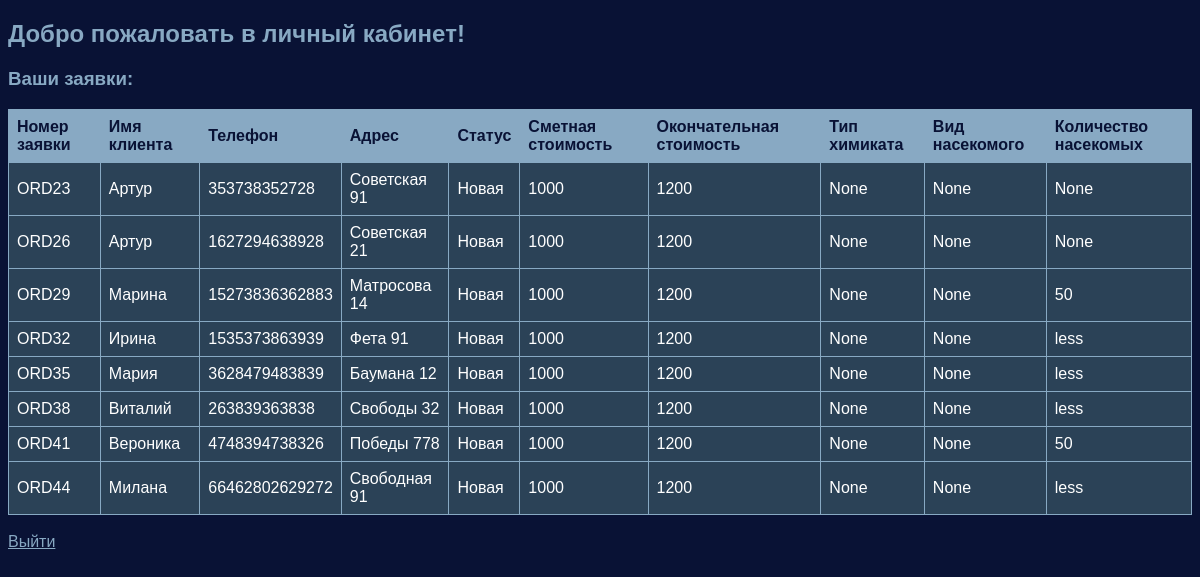
The app's page /disinsector/dashboard (signed in) with its own data.
### tables this page shows
CREATE TABLE orders (
            id INTEGER PRIMARY KEY AUTOINCREMENT,
            client_id INTEGER NOT NULL,  
            order_id TEXT NOT NULL,
            order_status TEXT DEFAULT 'Новая',
            order_date TEXT,
            estimated_price INTEGER,
            final_price INTEGER,
            poison_type TEXT,
            insect_type TEXT,
            insect_quantity TEXT,
            client_contact TEXT,
            client_address TEXT,
            client_property_type TEXT,
            client_area INTEGER, user_id INTEGER, disinsector_id INTEGER,
            FOREIGN KEY (client_id) REFERENCES users(id)  -- Внешний ключ
        );

CREATE TABLE users (
            id INTEGER PRIMARY KEY AUTOINCREMENT,
            name TEXT NOT NULL,
            object TEXT NOT NULL,
            insect_quantity TEXT NOT NULL,
            disinsect_experience TEXT NOT NULL,
            phone TEXT NOT NULL,
            address TEXT NOT NULL
        );

### app.py (the view)
@app.route('/disinsector/dashboard', methods=['GET', 'POST'])
def disinsector_dashboard():
    if 'disinsector_id' in session and session.get('role') == 'disinsector':
        disinsector_id = session.get('disinsector_id')
        conn = sqlite3.connect('disinsect_data.db')
        cur = conn.cursor()
        if request.method == 'POST':
            order_id = request.form['order_id']
            new_status = request.form['status']
            cur.execute("UPDATE orders SET status = ? WHERE id = ?", (new_status, order_id))
            conn.commit()
        cur.execute('''
                    SELECT o.order_id, u.name, u.phone, u.address, o.order_status, o.estimated_price, o.final_price,
                           o.poison_type, o.insect_type, o.insect_quantity
                    FROM orders o
                    JOIN users u ON o.client_id = u.id
                    WHERE o.disinsector_id = ?
                ''', (disinsector_id,))
        orders = cur.fetchall()
        conn.close()
        if orders:
            return render_template('disinsector_dashboard.html', orders=orders)
        else:
            flash("На данный момент у вас нет заявок.")
            return render_template('disinsector_dashboard.html', orders=[])
    else:
        return redirect(url_for('login'))

### templates/disinsector_dashboard.html (shortened to what this page needs)
<!DOCTYPE html>
<html lang="en">
<head>
</head>
<body>
    <h2>Добро пожаловать в личный кабинет!</h2>
    <h3>Ваши заявки:</h3>
    {% if orders %}
    <table border="1">
        <tr>
            <th>Номер заявки</th>
            <th>Имя клиента</th>
            <th>Телефон</th>
            <th>Адрес</th>
            <th>Статус</th>
            <th>Сметная стоимость</th>
            <th>Окончательная стоимость</th>
            <th>Тип химиката</th>
            <th>Вид насекомого</th>
            <th>Количество насекомых</th>
        </tr>
        {% for order in orders %}
        <tr>
            <td>{{ order[0] }}</td>
            <td>{{ order[1] }}</td>
            <td>{{ order[2] }}</td>
            <td>{{ order[3] }}</td>
            <td>{{ order[4] }}</td>
            <td>{{ order[5] }}</td>
            <td>{{ order[6] }}</td>
            <td>{{ order[7] }}</td>
            <td>{{ order[8] }}</td>
            <td>{{ order[9] }}</td>
        </tr>
        {% endfor %}
    </table>
    {% else %}
        <p>На данный момент у вас нет заявок.</p>
    {% endif %}
    <br>
    <a href="{{ url_for('logout') }}">Выйти</a>
</body>
</html>

### templates/disinsector_dashboard.html (style rules this page uses)
body { font-family: Arial, sans-serif; background-color: #091235; color: #fff; }
h2, h3 { color: #88A9C3; }
table { width: 100%; border-collapse: collapse; background-color: #2B4257; color: #fff; }
th, td { border: 1px solid #88A9C3; padding: 8px; text-align: left; }
th { background-color: #88A9C3; color: #091235; }
a { color: #88A9C3; }

### records on screen
orders: order "ORD23", name "Артур", phone "353738352728", address "Советская 91", order_status "Новая", estimated_price "1000", final_price "1200", order "None"
orders: order "ORD26", name "Артур", phone "1627294638928", address "Советская 21", order_status "Новая", estimated_price "1000", final_price "1200", order "None"
orders: order "ORD29", name "Марина", phone "15273836362883", address "Матросова 14", order_status "Новая", estimated_price "1000", final_price "1200", order "None", insect_quantity "50"
orders: order "ORD32", name "Ирина", phone "1535373863939", address "Фета 91", order_status "Новая", estimated_price "1000", final_price "1200", order "None", insect_quantity "less"
orders: order "ORD35", name "Мария", phone "3628479483839", address "Баумана 12", order_status "Новая", estimated_price "1000", final_price "1200", order "None", insect_quantity "less"
orders: order "ORD38", name "Виталий", phone "263839363838", address "Свободы 32", order_status "Новая", estimated_price "1000", final_price "1200", order "None", insect_quantity "less"
orders: order "ORD41", name "Вероника", phone "4748394738326", address "Победы 778", order_status "Новая", estimated_price "1000", final_price "1200", order "None", insect_quantity "50"
orders: order "ORD44", name "Милана", phone "66462802629272", address "Свободная 91", order_status "Новая", estimated_price "1000", final_price "1200", order "None", insect_quantity "less"
